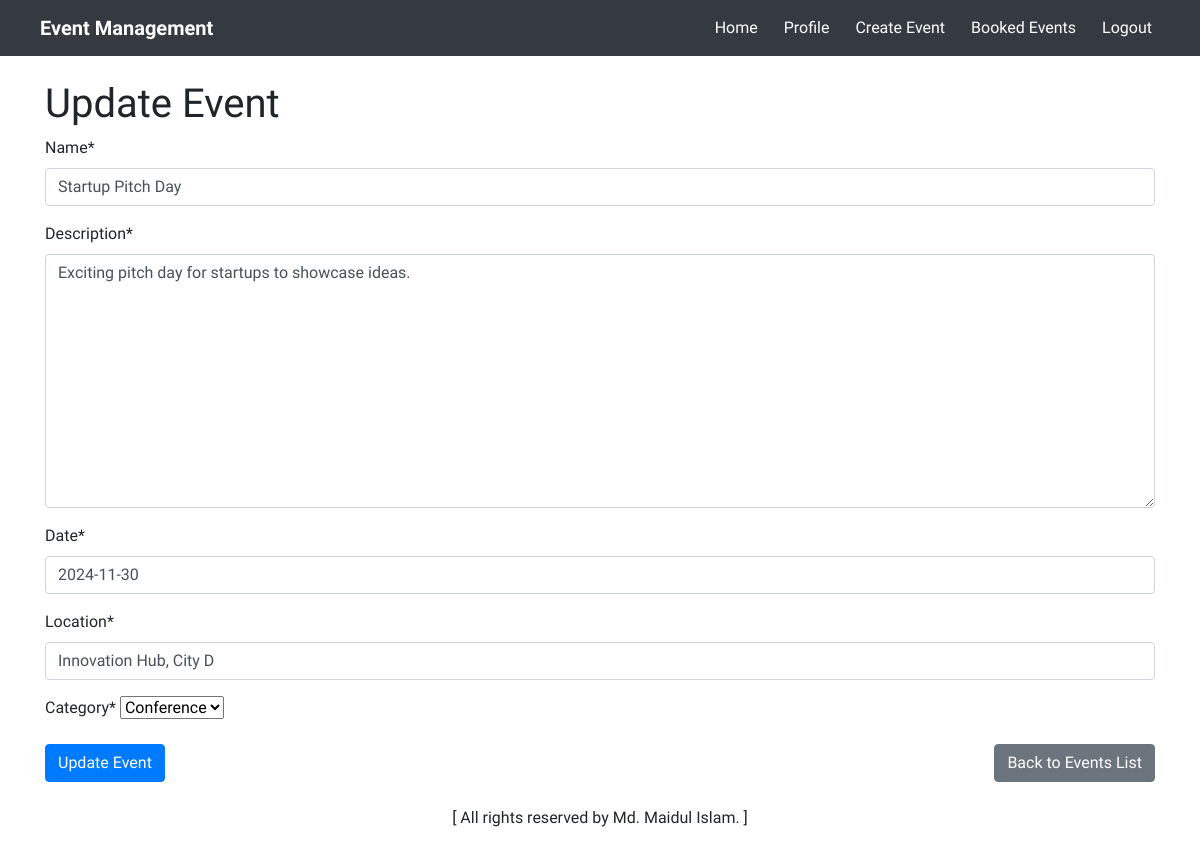
The page /events/update/4/ (signed in) on the database its author committed.
### event_app/models.py (models this page shows, shortened)
class Event(models.Model):
    name = models.CharField(max_length=200)
    description = models.TextField()
    date = models.DateField()
    location = models.CharField(max_length=200)
    category = models.ForeignKey(Category, on_delete=models.CASCADE)
    created_by = models.ForeignKey(User, on_delete=models.CASCADE)
    is_booked = models.BooleanField(default=False)  # New boolean field

class Category(models.Model):
    name = models.CharField(max_length=100)
    def __str__(self):
        return self.name

### event_app/views.py (the view)
# urls.py: path('update/<int:event_id>/', views.update_event, name='update_event'),
@login_required
def update_event(request, event_id):
    event = get_object_or_404(Event, id=event_id)
    if event.created_by != request.user and not request.user.is_superuser:
        return redirect('homepage')  # Or return a forbidden response
    if request.method == 'POST':
        form = EventForm(request.POST, instance=event)
        if form.is_valid():
            form.save()
            return redirect('homepage')
    else:
        form = EventForm(instance=event)
    return render(request, 'event_app/update_event.html', {'form': form})

### event_app/forms.py
class EventForm(forms.ModelForm):
    class Meta:
        model = Event
        fields = ['name', 'description', 'date', 'location', 'category']

### event_app/templates/event_app/update_event.html (shortened to what this page needs)
{% extends 'base.html' %}
{% load crispy_forms_tags %}
{% block content %}
    <h1>Update Event</h1>
    <form method="POST">
        {{ form | crispy }}
        <div class="d-flex justify-content-between mt-3 mb-2">
            <button type="submit" class="btn btn-primary">Update Event</button>
            <a href="{% url 'homepage' %}" class="btn btn-secondary">Back to Events List</a>
        </div>
    </form>
{% endblock %}

### templates/base.html (style rules this page uses)
body, h1, h2, h3, p, a, .navbar-brand, .nav-link { font-family: "Oxanium", sans-serif; }

### rows shown on the page
Event: name "Startup Pitch Day", description "Exciting pitch day for startups to showcase ideas.", date "2024-11-30", location "Innovation Hub, City D", category "Conference"
